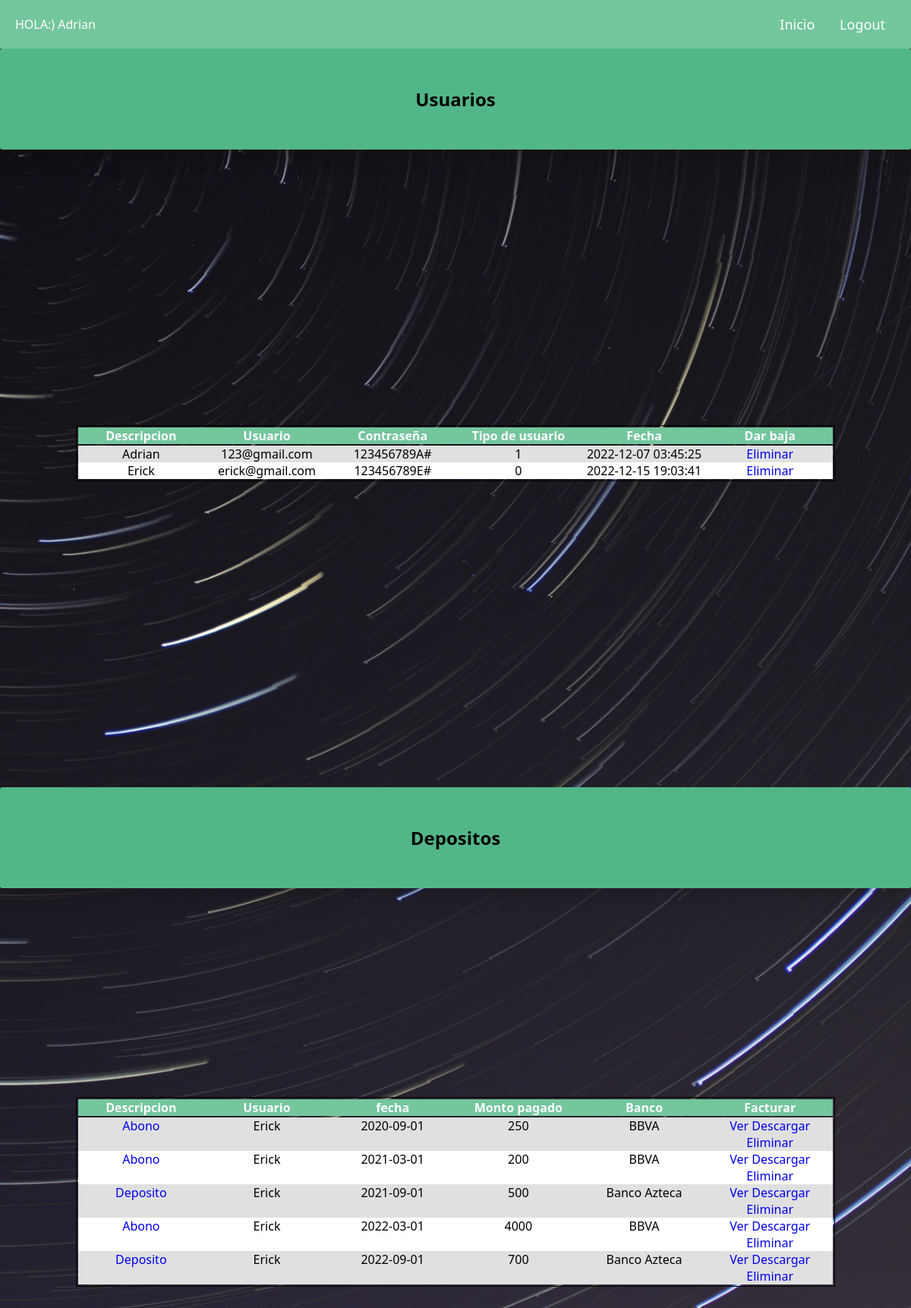
/admin_panel.php (signed in), run on the app's committed database.
### tables this page shows
CREATE TABLE `usuarios` (
  `id` int(11) NOT NULL,
  `name` varchar(45) NOT NULL,
  `email` varchar(255) NOT NULL,
  `password` varchar(100) NOT NULL,
  `userType` int(11) NOT NULL DEFAULT 0,
  `created_at` timestamp NOT NULL DEFAULT current_timestamp()
);

CREATE TABLE `residencias` (
  `idResidencia` int(11) NOT NULL,
  `carrera_id` int(11) NOT NULL,
  `tema` varchar(255) NOT NULL,
  `fecha` date NOT NULL,
  `numPaginas` int(11) NOT NULL,
  `link` varchar(33) NOT NULL
);

CREATE TABLE `autor` (
  `id` int(11) NOT NULL,
  `residencias_id` int(11) NOT NULL,
  `nombre` varchar(45) NOT NULL,
  `apellido` varchar(45) NOT NULL,
  `numControl` varchar(45) NOT NULL
);

CREATE TABLE `carrera` (
  `id` int(11) NOT NULL,
  `nombre` varchar(45) NOT NULL
);

### admin_panel.php (the view, shortened to what this page needs)
<?php
    include("includes/db.php");
    if(isset($_SESSION['email'])){
        if($_SESSION['userType'] == 1){?>
            <!DOCTYPE html>
            <html lang="es">
            <head>
                <link rel="stylesheet" href="estilos/main.css">
            </head>
            <body>
                <nav class="navbar">
                    <div class="logo">HOLA:) <?php echo $_SESSION['name'] ?></div>
                    <div class="menus">
                        <ul>
                            <li><a href="index.php">Inicio</a></li>
                            <li><a href="logout.php">Logout</a></li>
                        </ul>
                    </div>
                </nav>
                <div class="titulo">
                        <h2>Usuarios</h2>
                </div>
                <div class="contenido">
                <table class="tabla">
                    <thead>
                        <tr>
                            <th>Descripcion</th>
                        <th>Usuario</th>
                        <th>Contraseña</th>
                        <th>Tipo de usuario</th>
                        <th>Fecha</th>
                        <th>Dar baja</th>
                        </tr>
                    </thead>
                    <tbody>
                        <?php
                            $query = "SELECT * FROM usuarios";
                            $result_task = mysqli_query($conn, $query);
                            while($row = mysqli_fetch_array($result_task)){ ?>
                                <tr>
                                    <td><?php echo $row['name'] ?></td>
                                    <td><?php echo $row['email'] ?></td>
                                    <td><?php echo $row['password'] ?></td>
                                    <td><?php echo $row['userType'] ?></td>
                                    <td><?php echo $row['created_at'] ?></td>
                                    <td>
                                        <a href="delete_user.php?id=<?php echo $row['id']?>">Eliminar</a>
                                    </td>
                                </tr>
                            <?php } ?>
                    </tbody>
                </table>
                </div>
                <div class="espacio_tabla"></div>
                <div class="titulo">
                        <h2>Depositos</h2>
                </div>
                <div class="contenido">
                <table class="tabla">
                    <thead>
                        <th>Descripcion</th>
                        <th>Usuario</th>
                        <th>fecha</th>
                        <th>Monto pagado</th>
                        <th>Banco</th>
                        <th>Facturar</th>
                    </thead>
                    <tbody>
                    <?php
                        $query = "SELECT * FROM residencias JOIN carrera ON (residencias.carrera_id = carrera.id)";
                        $result_task = mysqli_query($conn, $query);
                        while($row = mysqli_fetch_array($result_task)){ ?>
                            <tr>
                                <td><a href="https://drive.google.com/file/d/<?php echo $row['link'] ?>/view"><?php echo $row['tema'] ?></a></td>
                                <td>
                                    <?php
                                        $autores = $row['idResidencia'];
                                        $autoresSanitized = mysqli_real_escape_string($conn, $autores);
                                        $bdaut = "SELECT * FROM residencias JOIN autor ON(residencias.idResidencia = autor.residencias_id) where residencias.idResidencia = $autoresSanitized";
                                        $resul = mysqli_query($conn, $bdaut);
                                        while($rowAutor = mysqli_fetch_array($resul)){
                                            echo $rowAutor['nombre']." ".$rowAutor['apellido']."<br>";
                                        }
                                    ?>
                                </td>
                                <td><?php echo $row['fecha'] ?></td>
                                <td><?php echo $row['numPaginas'] ?></td>
                                <td><?php echo $row['nombre'] ?></td>
                                <td>
                                    <a href="https://drive.google.com/file/d/<?php echo $row['link'] ?>/view">Ver</a>
                                    <a href="https://drive.google.com/uc?export=download&id=<?php echo $row['link'] ?>">Descargar</a>
                                    <a href="delete_report.php?id=<?php echo $row['idResidencia'] ?>">Eliminar</a>
                                </td>
                            </tr>
                        <?php } ?>
                    </tbody>
                </table>
                </div>
            </body>
            </html>
        <?php } else {
            $_SESSION['err_msg'] = "No tienes acceso a esta pagina";
            header("Location: index.php");
        }
    } else {
        header("Location: index.php");
    }
?>

### estilos/main.css (style rules this page uses)
* { margin: 0; padding: 0; box-sizing: border-box; }
body { font-family: 'Segoe UI', Tahoma, Geneva, Verdana, sans-serif; background-image: url("imagenes/background.jpg"); background-size: cover; background-repeat: no-repeat; background-position: center; background-attachment: fixed; }
a { text-decoration: none; }
li { list-style: none; display: inline; }
.navbar { display: flex; align-items: center; justify-content: space-between; padding: 20px; background-color: #74C69D; color: #fff; }
.menus { display: flex; gap: 1em; font-size: 18px; }
.menus li { padding: 5px 14px; }
.menus li a { color: white; }
.contenido { max-width: 1000px; margin-right:auto; margin-left:auto; display:flex; justify-content:center; align-items:center; min-height:100vh; }
.tabla { width:100%; border:1px solid }
th { display:flex; width:100%; background:#74C69D; padding:0; color:white; text-decoration: none; position:relative; display:inline-block; }
tr { display:flex; width:100%; padding:0; background: #fff; }
tr:nth-of-type(odd) { background: rgb(224, 224, 224); }
td { flex: 1 1 20%; text-align:center; }
.espacio_tabla { height: 40px; }
.titulo { background-color: #52B788; padding: 50px; color: #000000; border-radius: 3px; box-shadow: 0 20px 25px -5px rgba(0, 0, 0, 0.1), 0 10px 10px -5px rgba(0, 0, 0, 0.04); margin: 0; text-align: center; font-weight: normal; }

### data on the page
usuarios: name "Adrian", email "123@gmail.com", password "123456789A#", userType "1", created_at "2022-12-07 03:45:25"
usuarios: name "Erick", email "erick@gmail.com", password "123456789E#", userType "0", created_at "2022-12-15 19:03:41"
residencias: tema "Abono", fecha "2020-09-01", numPaginas "250", carrera.nombre "BBVA"
autor: nombre "Erick"
residencias: tema "Abono", fecha "2021-03-01", numPaginas "200", carrera.nombre "BBVA"
autor: nombre "Erick"
residencias: tema "Deposito", fecha "2021-09-01", numPaginas "500", carrera.nombre "Banco Azteca"
autor: nombre "Erick"
residencias: tema "Abono", fecha "2022-03-01", numPaginas "4000", carrera.nombre "BBVA"
autor: nombre "Erick"
residencias: tema "Deposito", fecha "2022-09-01", numPaginas "700", carrera.nombre "Banco Azteca"
autor: nombre "Erick"

### other printed values
$_SESSION['name'] "Adrian"
